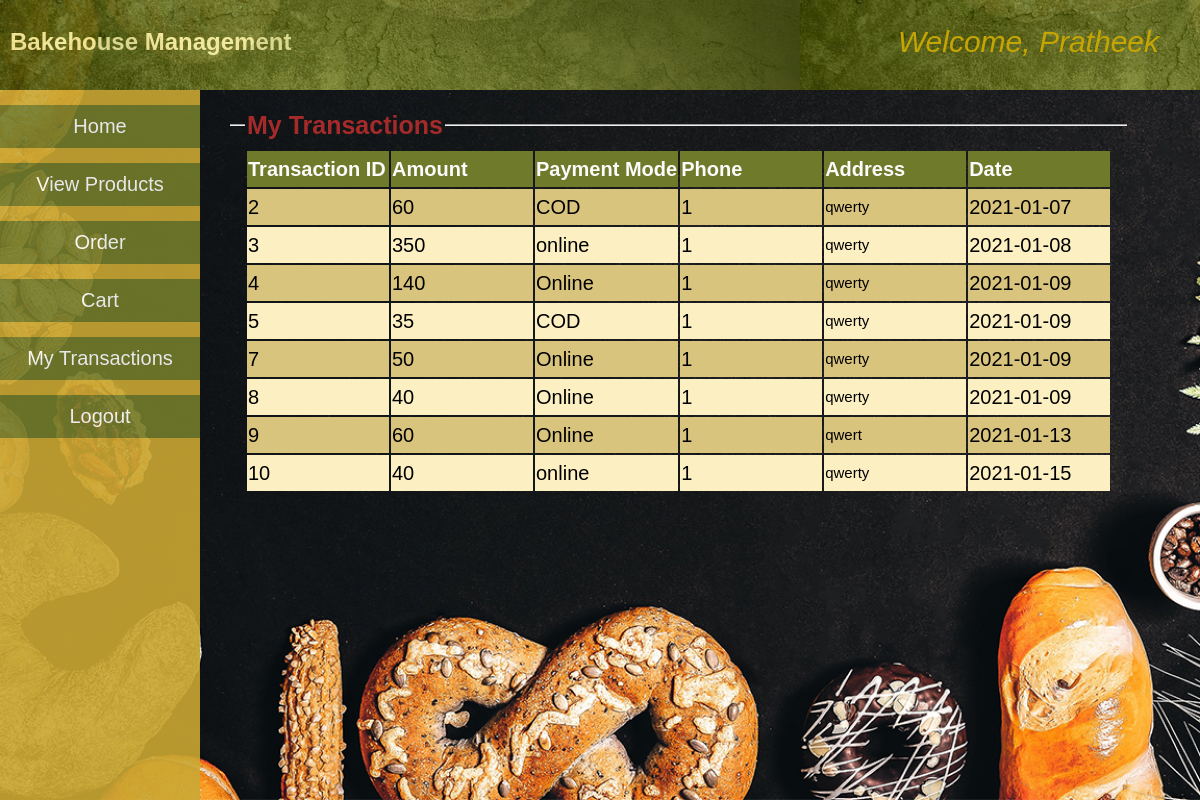
The page /customerViewTransactions.php (signed in) on the database its author committed.
### tables this page shows
CREATE TABLE `transaction` (
  `transaction_id` int(11) NOT NULL,
  `customer_id` varchar(20) DEFAULT NULL,
  `transaction_amount` int(11) DEFAULT NULL,
  `payment` varchar(20) DEFAULT NULL,
  `phone` varchar(10) DEFAULT NULL,
  `address` varchar(100) DEFAULT NULL,
  `date` varchar(20) NOT NULL
);

### customerViewTransactions.php (the view, shortened to what this page needs)
<!DOCTYPE html>
<html>
<head>
	<link rel='stylesheet' href="css/style.css">
</head>
<body>
	<div class="topStyle">
		<h2 style="color:#f2ed9d;">Bakehouse Management</h2>
		<a class='userNameDisplay'>Welcome, <?php echo $_SESSION['loginUser']; ?></a>
	</div>
	<div class='sidebar'>
		<button onclick="location.href='customerHome.php'">Home</button>
		<button onclick="location.href='viewProductsCustomer.php'">View Products</button>
		<button onclick="location.href='order.php'">Order</button>
		<button onclick="location.href='cart.php'">Cart</button>
		<button onclick="location.href='customerViewTransactions.php'">My Transactions</button>
		<button onclick="location.href='logout.php'">Logout</button>
	</div>
	<div class='container'>
	<fieldset><legend><b>My Transactions</b></legend>
		<table class='tableLarge'><tr><th>Transaction ID</th><th>Amount</th><th>Payment Mode</th><th>Phone</th><th>Address</th><th>Date</th></tr>
		<?php
			$conn=mysqli_connect("localhost","root","","wholesale");
			$curUser=$_SESSION['loginUser'];
			$sql="select * from transaction where customer_id='$curUser'";
			$result=mysqli_query($conn,$sql);
			while($row=mysqli_fetch_assoc($result)){
				echo "<tr><td>".$row['transaction_id']."</td><td>".$row['transaction_amount']."</td><td>".$row['payment']."</td><td>".$row['phone']."</td><td style='font-size: 15px;'>".$row['address']."</td><td>".$row['date']."</td></tr>";
			}
			echo "</table><br>";
		?>
	</fieldset>
</div>
</body>
</html>

### css/style.css (style rules this page uses)
.topStyle { top:0; padding:10px; position:fixed; left:0; height:70px; width:100%; background-image:url("top-bg1.jpg"); background-color: #303030; z-index: 10; opacity:0.9; }
.sidebar { display: block; position:fixed; margin-top:70px; top:20px; left:0; padding-top:15px; width:200px; height:100%; background-color: #caa833; z-index:5; opacity:0.9; }
.container { position:absolute; margin-top: 70px; margin-left:200px; margin-right:0; padding: 30px 20px 20px 20px; z-index: 1; }
.container table { text-align:left; font-style:normal; }
.container table td { vertical-align:top; }
.container table tr:nth-child(odd) { background-color: #fcefc2; }
.container table tr:nth-child(even) { background-color: #d9c47e; }
.container table th { min-width:13em; color:#fcfcfc; background-color: #707a2b; }
.container .tableLarge th { min-width: 7em; }
.container fieldset { min-height: 200px; min-width:30em; font-size: 20px; font-style:italic; line-height: 1.7em; border-left:none; border-right:none; border-bottom:none; }
.container fieldset legend { font-size: 25px; color:brown; font-style:normal; }
.sidebar button { text-decoration: none; border:none; background-color: #747d2c; padding:10px; height:20px auto; font-size: 20px; cursor:pointer; width:200px; margin-bottom:15px; color:white; }
.userNameDisplay { top:30px; right:5%; position:absolute; color:#d9b500; font-style:italic; font-size: 30px; }
body { top:0; left:0; background-color: #fcfcfc; font-family:sans-serif; line-height: 1.5em; }
body { background-image:url("e.jpg"); background-size:cover; background-repeat: no-repeat; background-attachment: fixed; }

### rows shown on the page
transaction: transaction_id "2", transaction_amount "60", payment "COD", phone "1", address "qwerty", date "2021-01-07"
transaction: transaction_id "3", transaction_amount "350", payment "online", phone "1", address "qwerty", date "2021-01-08"
transaction: transaction_id "4", transaction_amount "140", payment "Online", phone "1", address "qwerty", date "2021-01-09"
transaction: transaction_id "5", transaction_amount "35", payment "COD", phone "1", address "qwerty", date "2021-01-09"
transaction: transaction_id "7", transaction_amount "50", payment "Online", phone "1", address "qwerty", date "2021-01-09"
transaction: transaction_id "8", transaction_amount "40", payment "Online", phone "1", address "qwerty", date "2021-01-09"
transaction: transaction_id "9", transaction_amount "60", payment "Online", phone "1", address "qwert", date "2021-01-13"
transaction: transaction_id "10", transaction_amount "40", payment "online", phone "1", address "qwerty", date "2021-01-15"

### other values the page prints
$_SESSION['loginUser'] "Pratheek"
